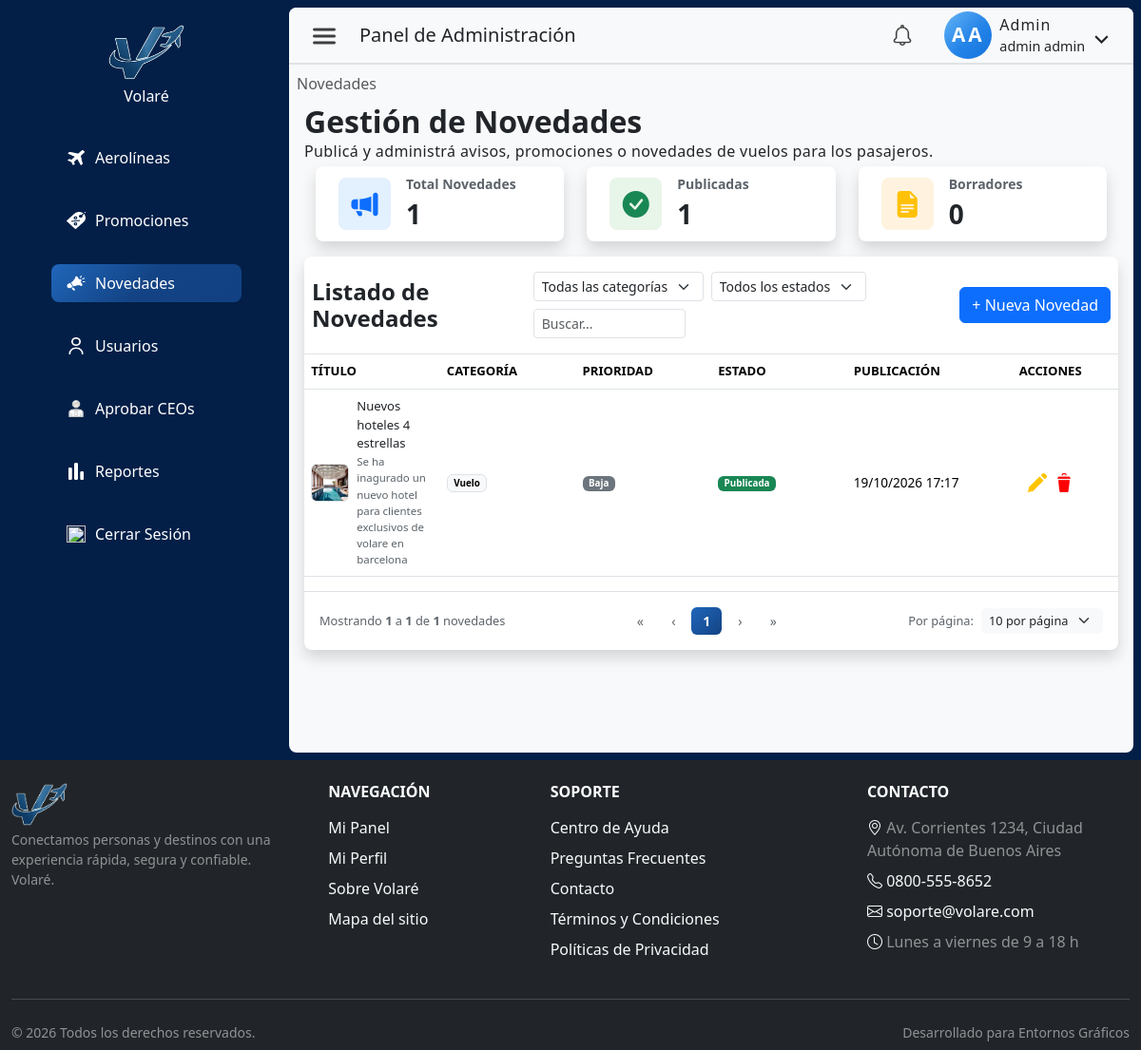
The page /index.php?pagina=novedades&seccion=listado (signed in) on the database its author committed.
### tables this page shows
CREATE TABLE `novedades` (
  `idNovedad` int NOT NULL AUTO_INCREMENT,
  `titulo` varchar(150) NOT NULL,
  `subtitulo` varchar(255) DEFAULT NULL,
  `contenido` text NOT NULL,
  `categoria` enum('general','promocion','vuelo','mantenimiento','importante') DEFAULT 'general',
  `prioridad` enum('baja','media','alta') DEFAULT 'media',
  `estado` enum('borrador','publicada','archivada') DEFAULT 'publicada',
  `imagen` varchar(255) DEFAULT NULL,
  `fechaPublicacion` datetime DEFAULT CURRENT_TIMESTAMP,
  `fechaCreacion` datetime NOT NULL DEFAULT CURRENT_TIMESTAMP,
  `fechaActualizacion` datetime NOT NULL DEFAULT CURRENT_TIMESTAMP ON UPDATE CURRENT_TIMESTAMP,
  PRIMARY KEY (`idNovedad`)
);

### src/views/admin/novedadListado.php (the view, shortened to what the rows shown need)
<?php
require_once __DIR__ . '/../../controllers/NovedadController.php';
$ctrl = new NovedadController($link);
$porPaginaPermitidos = [5, 10, 25, 50];
$pagina       = max(1, (int)($_GET['pag'] ?? 1));
$porPaginaRaw = (int)($_GET['porPagina'] ?? 10);
$porPagina    = in_array($porPaginaRaw, $porPaginaPermitidos) ?$porPaginaRaw : 10;
$busqueda  = trim($_GET['busqueda'] ?? '');
$estado    =$_GET['estado'] ?? '';
$categoria =$_GET['categoria'] ?? '';
$resultado    = $ctrl->listarPaginado($pagina, $porPagina,$estado, $categoria,$busqueda);
$novedades    =$resultado['data'] ?? [];
?>
<div>
    <div class="contForm col-12 d-flex flex-column p-2 admin-content h-100">
        <h1 class="m-0 p-0 fs-2 fw-bold">Gestión de Novedades</h1>
        <div class="d-flex flex-column gap-2">
            <div class="table-responsive bg-white shadow rounded-3 pt-3 tablaContenedor">
                <div class="d-flex flex-column flex-sm-row justify-content-between align-items-center px-2 mb-3 gap-3 gap-sm-0">
                    <h2 class="m-0 p-0 fs-4 fw-bold">Listado de Novedades</h2>
                </div>
                <table class="table table-hover align-middle border-top mt-2">
                    <thead>
                        <tr>
                            <th scope="col" class="fw-bold">TÍTULO</th>
                            <th scope="col" class="fw-bold d-none d-md-table-cell">CATEGORÍA</th>
                            <th scope="col" class="fw-bold d-none d-sm-table-cell">PRIORIDAD</th>
                            <th scope="col" class="fw-bold">ESTADO</th>
                            <th scope="col" class="fw-bold d-none d-md-table-cell">PUBLICACIÓN</th>
                            <th scope="col" class="text-center fw-bold">ACCIONES</th>
                        </tr>
                    </thead>
                    <tbody id="novedadTableBody">
                        <?php if (empty($novedades)): ?>
                            <tr>
                                <td colspan="6" class="text-center py-4 text-muted">Todavía no hay novedades cargadas.</td>
                            </tr>
                        <?php else:
                            foreach ($novedades as $n): ?>
                            <tr class="fila-tabla" data-id="<?= $n['idNovedad'] ?>" style="cursor:pointer;">
                                <td>
                                    <div class="d-flex align-items-center gap-2">
                                        <?php if (!empty($n['imagen'])): ?>
                                            <img src="<?= htmlspecialchars($n['imagen']) ?>" class="rounded border flex-shrink-0" alt="miniatura" style="width:40px; height:40px; object-fit:cover;">
                                        <?php else: ?>
                                            <div class="rounded bg-light border d-flex align-items-center justify-content-center flex-shrink-0 text-primary" style="width:40px; height:40px;">
                                                <i class="bi bi-megaphone"></i>
                                            </div>
                                        <?php endif; ?>
                                        <div>
                                            <div class="fw-medium text-dark"><?= htmlspecialchars($n['titulo']) ?></div>
                                            <small class="text-muted d-block"><?= htmlspecialchars($n['subtitulo'] ?? '') ?></small>
                                        </div>
                                    </div>
                                </td>
                                <td class="d-none d-md-table-cell">
                                    <span class="badge text-bg-light text-capitalize border"><?= htmlspecialchars($n['categoria']) ?></span>
                                </td>
                                <td class="d-none d-sm-table-cell">
                                    <?php
                                    $pColor = $n['prioridad'] === 'alta' ? 'danger' : ($n['prioridad'] === 'media' ? 'warning' : 'secondary');
                                    ?>
                                    <span class="badge text-bg-<?= $pColor ?> text-capitalize"><?= htmlspecialchars($n['prioridad']) ?></span>
                                </td>
                                <td>
                                    <?php if ($n['estado'] === 'publicada'): ?>
                                        <span class="badge text-bg-success">Publicada</span>
                                    <?php elseif ($n['estado'] === 'borrador'): ?>
                                        <span class="badge text-bg-warning">Borrador</span>
                                    <?php else: ?>
                                        <span class="badge text-bg-secondary">Archivada</span>
                                    <?php endif; ?>
                                </td>
                                <td class="d-none d-md-table-cell" style="font-size:0.85rem;">
                                    <?= date('d/m/Y H:i', strtotime($n['fechaPublicacion'])) ?>
                                </td>
                                <td>
                                    <div class="d-flex justify-content-center align-items-center gap-2">
                                        <a href="<?= url('index.php?pagina=novedades&seccion=editar&id=' . $n['idNovedad']) ?>" class="p-0 text-start bg-transparent border-0" title="Editar">
                                            <img src="<?= url('public/img/icons/lapiz-editar.png') ?>" class="img-fluid btn-tabla" alt="editar">
                                        </a>
                                        <button type="button" class="p-0 text-start bg-transparent border-0 btn-eliminar-novedad" data-id="<?= $n['idNovedad'] ?>" data-titulo="<?= htmlspecialchars($n['titulo']) ?>" title="Eliminar">
                                            <img src="<?= url('public/img/icons/trash.png') ?>" class="img-fluid btn-tabla" alt="eliminar">
                                        </button>
                                    </div>
                                </td>
                            </tr>
                            <?php endforeach;
                        endif; ?>
                    </tbody>
                </table>
            </div>
        </div>
    </div>
</div>

### rows shown on the page
novedades: imagen (picture), titulo "Nuevos hoteles 4 estrellas", subtitulo "Se ha inagurado un nuevo hotel para clientes exclusivos de volare en barcelona", categoria "Vuelo", prioridad "Baja", estado "Publicada", fechaPublicacion "19/10/2026 17:17"

### other values the page prints
$navLink['label'] "Aerolíneas"
$navLink['label'] "Promociones"
$navLink['label'] "Novedades"
$navLink['label'] "Usuarios"
$navLink['label'] "Aprobar CEOs"
$navLink['label'] "Reportes"
$rol "Admin"
$usuario['nombre'] "admin"
$usuario['apellido'] "admin"
$stats['total'] "1"
$stats['publicadas'] "1"
$stats['borradores'] "0"
$desde "1"
$hasta "1"
$total "1"
